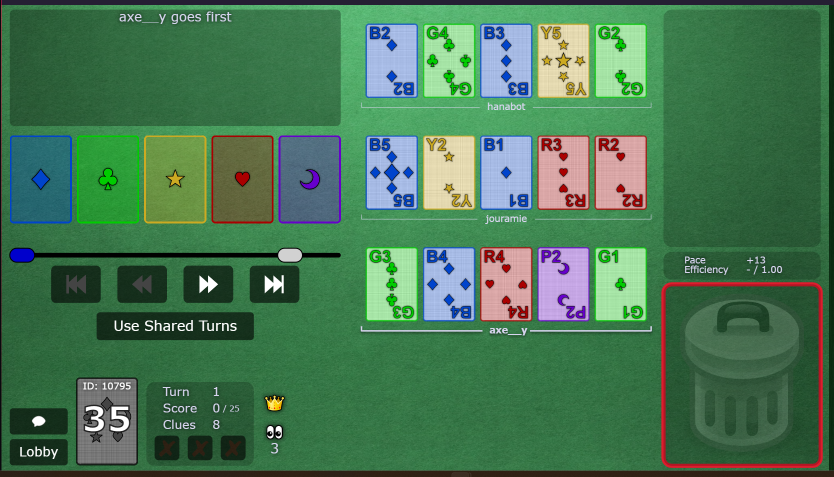
#> input picture test/resources/screenshots/game-ended-3-players.png, 1667 x 953 px, found by its file name (shown at 1/2 size)
$ python color_filtering_detection.py
#> lines starting #> are read from the running program, lines starting #| are printed output that depends on the picture; after the words box and inside, x2 and y2 are one past the last pixel; in counts of white or black regions, pixels touching at a corner belong together
import os
from dataclasses import dataclass

import cv2
import numpy as np

for filename in os.listdir("../../target"):
    file_path = f"target/{filename}"
    try:
        if os.path.isfile(file_path) or os.path.islink(file_path):
            os.unlink(file_path)
    except Exception as e:
        print("Failed to delete %s. Reason: %s" % (file_path, e))


# Load image, grayscale, median blur, sharpen image
image = cv2.imread("../../test/resources/game-ended-3-players.png")
#> image is the input picture: shape (953, 1667, 3); mean B, G, R 84.2, 119.6, 72.6

hsv = cv2.cvtColor(image, cv2.COLOR_BGR2HSV)
#> hsv: shape (953, 1667, 3); mean H, S, V 66.7, 128.3, 128.2
filtered = cv2.fastNlMeansDenoising(hsv, h=10, templateWindowSize=7, searchWindowSize=21)
#> filtered: shape (953, 1667, 3); mean H, S, V 66.7, 128.3, 128.2


@dataclass(frozen=True)
class ColorBoundary:
    color: str
    lower_bound: np.array
    upper_bound: np.array


color_boundaries = [
    ColorBoundary("red", np.array([0, 20, 100]), np.array([20, 255, 255])),
    ColorBoundary("blue", np.array([105, 20, 100]), np.array([110, 255, 255])),
    ColorBoundary("purple", np.array([120, 40, 100]), np.array([140, 255, 255])),
    ColorBoundary("yellow", np.array([30, 120, 100]), np.array([50, 200, 200])),
    ColorBoundary("green", np.array([50, 0, 0]), np.array([60, 255, 220])),
]

total_card = 0


def find_cards(color_boundary: ColorBoundary):
    global total_card
    print(f"Finding card of the {color_boundary.color} suit.")

    mask = cv2.inRange(filtered, color_boundary.lower_bound, color_boundary.upper_bound)

    cnts = cv2.findContours(mask, cv2.RETR_EXTERNAL, cv2.CHAIN_APPROX_SIMPLE)
    cnts = cnts[0] if len(cnts) == 2 else cnts[1]

    min_area = 1500
    image_number = 0
    for c in cnts:
        area = cv2.contourArea(c)
        if area > min_area:
            x, y, w, h = cv2.boundingRect(c)
            card = image[y : y + h, x : x + w]
            cv2.imwrite(f"target/{color_boundary.color}-{image_number}.png", card)
            cv2.rectangle(image, (x, y), (x + w, y + h), (36, 255, 12), 2)
            image_number += 1

    cv2.imwrite(f"target/1-{color_boundary.color}-color-mask.png", mask)
    print(f"Found {image_number - 1} {color_boundary.color} cards.")

    total_card += image_number - 1


for color in color_boundaries:
    find_cards(color)
#> this loop made 5 passes
#> pass 1, in find_cards, `mask = cv2.inRange(filtered, color_boundary.lower_bound, color_boundar..`:
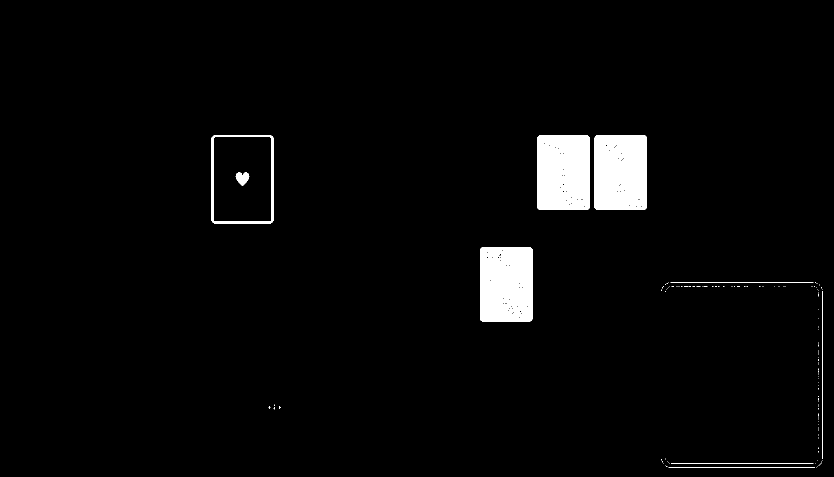
#> mask: shape (953, 1667) (shown at 1/2 size); 3.1% white; 131 white regions (122 under 20 px), largest, box (x1, y1, x2, y2) and area: (1189, 271, 1294, 420) 15090, (960, 494, 1065, 643) 15000, (1075, 271, 1179, 420) 14911
#> pass 1, in find_cards, `cv2.imwrite(f"target/{color_boundary.color}-{image_number}.png", card)`:
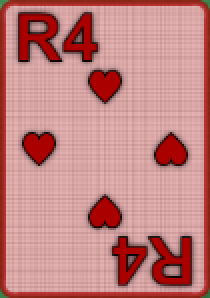
#> saved as red-0.png: shape (149, 105, 3) (shown 2 times larger); mean B, G, R 129.9, 130.7, 196.3
#> pass 1, in find_cards, `cv2.imwrite(f"target/{color_boundary.color}-{image_number}.png", card)`:
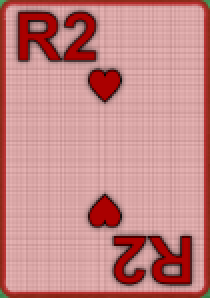
#> saved as red-1.png: shape (149, 105, 3) (shown 2 times larger); mean B, G, R 134.5, 135.5, 198.9
#> pass 1, in find_cards, `cv2.imwrite(f"target/{color_boundary.color}-{image_number}.png", card)`:
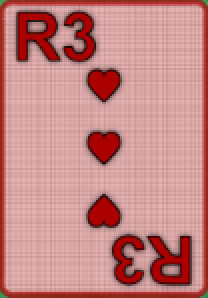
#> saved as red-2.png: shape (149, 104, 3) (shown 2 times larger); mean B, G, R 133.9, 134.7, 198.6

print(f"Found {total_card} cards in total.")
